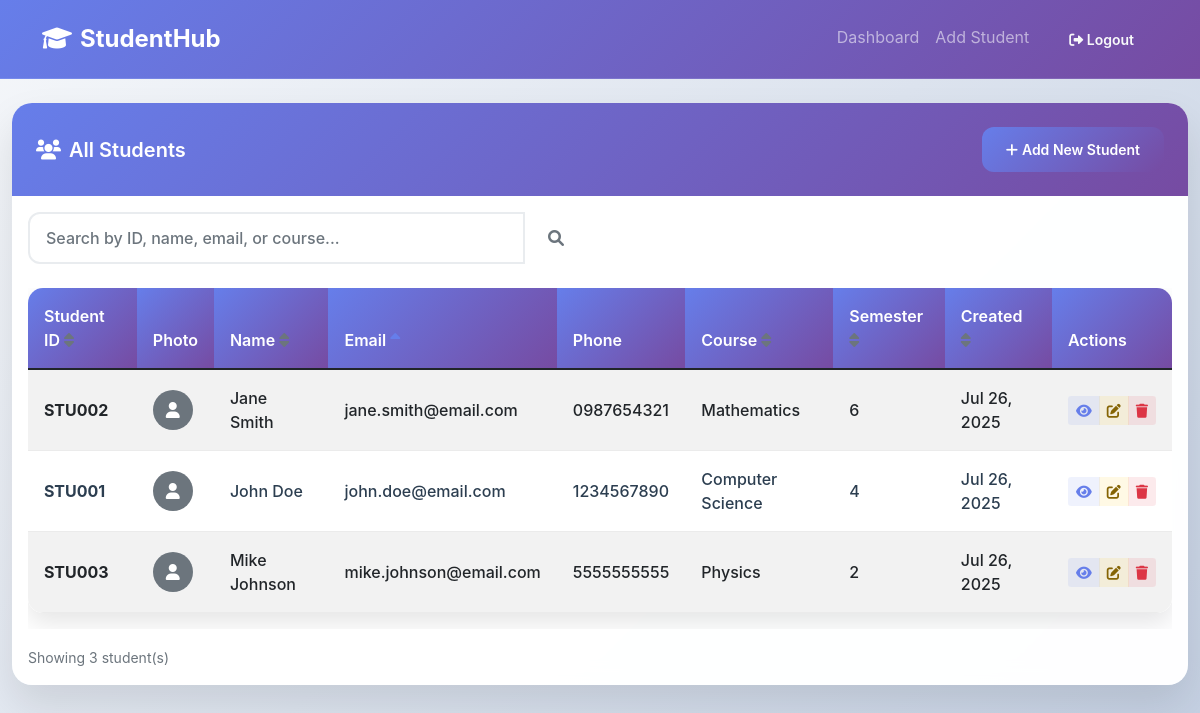
The app's page /view_students.php?sort=email&order=asc (signed in) with its own data.
### tables this page shows
CREATE TABLE IF NOT EXISTS students (
    id INT AUTO_INCREMENT PRIMARY KEY,
    student_id VARCHAR(20) UNIQUE NOT NULL,
    first_name VARCHAR(50) NOT NULL,
    last_name VARCHAR(50) NOT NULL,
    email VARCHAR(100) UNIQUE NOT NULL,
    phone VARCHAR(15),
    date_of_birth DATE,
    gender ENUM('Male', 'Female', 'Other'),
    address TEXT,
    course VARCHAR(100),
    semester INT,
    profile_picture VARCHAR(255),
    created_at TIMESTAMP DEFAULT CURRENT_TIMESTAMP,
    updated_at TIMESTAMP DEFAULT CURRENT_TIMESTAMP ON UPDATE CURRENT_TIMESTAMP
);

### config.php (called while the page is built, shortened)
<?php
function sanitizeInput($data) {
    $data = trim($data);
    $data = stripslashes($data);
    $data = htmlspecialchars($data);
    return $data;
}
function getUserTheme() {
    return isset($_COOKIE['user_theme']) ? $_COOKIE['user_theme'] : 'light';
}
?>

### view_students.php (the view, shortened to what this page needs)
<?php
require_once 'config.php';
$search = isset($_GET['search']) ? sanitizeInput($_GET['search']) : '';
$sort_by = isset($_GET['sort']) ? sanitizeInput($_GET['sort']) : 'id';
$order = isset($_GET['order']) && $_GET['order'] == 'desc' ? 'DESC' : 'ASC';
try {
    $pdo = getDBConnection();
    $sql = "SELECT * FROM students WHERE 1=1";
    $params = [];
    $sql .= " ORDER BY $sort_by $order";
    $stmt = $pdo->prepare($sql);
    $stmt->execute($params);
    $students = $stmt->fetchAll(PDO::FETCH_ASSOC);
} catch (Exception $e) {
    $error = "Error fetching students: " . $e->getMessage();
}
function getSortLink($column, $current_sort, $current_order) {
    $new_order = ($current_sort == $column && $current_order == 'ASC') ? 'desc' : 'asc';
    $search_param = isset($_GET['search']) ? '&search=' . urlencode($_GET['search']) : '';
    return "?sort=$column&order=$new_order" . $search_param;
}
function getSortIcon($column, $current_sort, $current_order) {
    if ($current_sort != $column) return '<i class="fas fa-sort text-muted"></i>';
    return $current_order == 'ASC' ? '<i class="fas fa-sort-up text-primary"></i>' : '<i class="fas fa-sort-down text-primary"></i>';
}
?>
<!DOCTYPE html>
<html lang="en">
<head>
    <link href="https://cdn.jsdelivr.net/npm/bootstrap@5.1.3/dist/css/bootstrap.min.css" rel="stylesheet">
    <link href="https://cdnjs.cloudflare.com/ajax/libs/font-awesome/6.0.0/css/all.min.css" rel="stylesheet">
</head>
<body class="<?php echo (getUserTheme() == 'dark') ? 'dark-theme' : ''; ?>">
<nav class="navbar navbar-expand-lg navbar-dark">
    <div class="container">
        <a class="navbar-brand fw-bold" href="dashboard.php">
            <i class="fas fa-graduation-cap me-2"></i>StudentHub
        </a>
        <div class="navbar-nav ms-auto">
            <a class="nav-link" href="dashboard.php">Dashboard</a>
            <a class="nav-link" href="add_student.php">Add Student</a>
            <a class="btn btn-outline-light btn-sm ms-2" href="logout.php">
                <i class="fas fa-sign-out-alt"></i> Logout
            </a>
        </div>
    </div>
</nav>
<div class="container-fluid mt-4">
    <div class="card">
        <div class="card-header">
            <div class="row align-items-center">
                <div class="col">
                    <h5 class="mb-0"><i class="fas fa-users me-2"></i>All Students</h5>
                </div>
                <div class="col-auto">
                    <a href="add_student.php" class="btn btn-primary btn-sm">
                        <i class="fas fa-plus me-1"></i>Add New Student
                    </a>
                </div>
            </div>
        </div>
        <div class="card-body">
            <form method="GET" class="mb-4">
                <div class="row">
                    <div class="col-md-6">
                        <div class="input-group">
                            <input type="text" class="form-control" name="search"
                                   placeholder="Search by ID, name, email, or course..."
                                   value="<?php echo htmlspecialchars($search); ?>">
                            <button class="btn btn-outline-secondary" type="submit">
                                <i class="fas fa-search"></i>
                            </button>
                        </div>
                    </div>
                    <div class="col-md-6">
                    </div>
                </div>
            </form>
            <?php if (isset($error)): ?>
                <div class="alert alert-danger"><?php echo $error; ?></div>
            <?php else: ?>
                <div class="table-responsive">
                    <table class="table table-striped table-hover">
                        <thead class="table-dark">
                            <tr>
                                <th>
                                    <a href="<?php echo getSortLink('student_id', $sort_by, $order); ?>" class="text-white text-decoration-none">
                                        Student ID <?php echo getSortIcon('student_id', $sort_by, $order); ?>
                                    </a>
                                </th>
                                <th>Photo</th>
                                <th>
                                    <a href="<?php echo getSortLink('first_name', $sort_by, $order); ?>" class="text-white text-decoration-none">
                                        Name <?php echo getSortIcon('first_name', $sort_by, $order); ?>
                                    </a>
                                </th>
                                <th>
                                    <a href="<?php echo getSortLink('email', $sort_by, $order); ?>" class="text-white text-decoration-none">
                                        Email <?php echo getSortIcon('email', $sort_by, $order); ?>
                                    </a>
                                </th>
                                <th>Phone</th>
                                <th>
                                    <a href="<?php echo getSortLink('course', $sort_by, $order); ?>" class="text-white text-decoration-none">
                                        Course <?php echo getSortIcon('course', $sort_by, $order); ?>
                                    </a>
                                </th>
                                <th>
                                    <a href="<?php echo getSortLink('semester', $sort_by, $order); ?>" class="text-white text-decoration-none">
                                        Semester <?php echo getSortIcon('semester', $sort_by, $order); ?>
                                    </a>
                                </th>
                                <th>
                                    <a href="<?php echo getSortLink('created_at', $sort_by, $order); ?>" class="text-white text-decoration-none">
                                        Created <?php echo getSortIcon('created_at', $sort_by, $order); ?>
                                    </a>
                                </th>
                                <th>Actions</th>
                            </tr>
                        </thead>
                        <tbody>
                            <?php foreach ($students as $student): ?>
                                <tr>
                                    <td><strong><?php echo htmlspecialchars($student['student_id']); ?></strong></td>
                                    <td>
                                        <?php if ($student['profile_picture']): ?>
                                            <img src="uploads/<?php echo htmlspecialchars($student['profile_picture']); ?>"
                                                 alt="Profile" class="rounded-circle" style="width: 40px; height: 40px; object-fit: cover;">
                                        <?php else: ?>
                                            <div class="bg-secondary rounded-circle d-flex align-items-center justify-content-center"
                                                 style="width: 40px; height: 40px;">
                                                <i class="fas fa-user text-white"></i>
                                            </div>
                                        <?php endif; ?>
                                    </td>
                                    <td><?php echo htmlspecialchars($student['first_name'] . ' ' . $student['last_name']); ?></td>
                                    <td><?php echo htmlspecialchars($student['email']); ?></td>
                                    <td><?php echo htmlspecialchars($student['phone'] ?: '-'); ?></td>
                                    <td><?php echo htmlspecialchars($student['course'] ?: '-'); ?></td>
                                    <td><?php echo htmlspecialchars($student['semester'] ?: '-'); ?></td>
                                    <td><?php echo date('M j, Y', strtotime($student['created_at'])); ?></td>
                                    <td>
                                        <div class="btn-group btn-group-sm">
                                            <a href="view_student.php?id=<?php echo $student['id']; ?>"
                                               class="btn btn-outline-primary" title="View Details">
                                                <i class="fas fa-eye"></i>
                                            </a>
                                            <a href="edit_student.php?id=<?php echo $student['id']; ?>"
                                               class="btn btn-outline-warning" title="Edit">
                                                <i class="fas fa-edit"></i>
                                            </a>
                                            <a href="delete_student.php?id=<?php echo $student['id']; ?>"
                                               class="btn btn-outline-danger" title="Delete"
                                               onclick="return confirm('Are you sure you want to delete this student?')">
                                                <i class="fas fa-trash"></i>
                                            </a>
                                        </div>
                                    </td>
                                </tr>
                            <?php endforeach; ?>
                        </tbody>
                    </table>
                </div>
                <div class="mt-3">
                    <small class="text-muted">
                        Showing <?php echo count($students); ?> student(s)
                    </small>
                </div>
            <?php endif; ?>
        </div>
    </div>
</div>
</body>
</html>

### view_students.php (style rules this page uses)
:root { --primary-gradient: linear-gradient(135deg, #667eea 0%, #764ba2 100%); --secondary-gradient: linear-gradient(135deg, #f093fb 0%, #f5576c 100%); --success-gradient: linear-gradient(135deg, #4facfe 0%, #00f2fe 100%); --dark-bg: #0f0f0f; --dark-surface: #1e1e1e; --dark-border: #333; --text-primary: #2c3e50; --text-secondary: #6c757d; }
* { font-family: -apple-system, BlinkMacSystemFont, 'Segoe UI', Roboto, Oxygen, Ubuntu, Cantarell, sans-serif; }
body { background: linear-gradient(135deg, #f5f7fa 0%, #c3cfe2 100%); min-height: 100vh; transition: all 0.3s ease; }
.navbar { background: var(--primary-gradient) !important; backdrop-filter: blur(10px); border-bottom: 1px solid rgba(255,255,255,0.1); padding: 1rem 0; }
.navbar-brand { font-weight: 700; font-size: 1.5rem; color: #fff !important; }
.card { border: none; border-radius: 20px; box-shadow: 0 20px 40px rgba(0,0,0,0.1); backdrop-filter: blur(10px); background: rgba(255,255,255,0.98); transition: all 0.3s ease; color: #2c3e50; }
.card-header { background: var(--primary-gradient); color: white; border-radius: 20px 20px 0 0 !important; padding: 1.5rem; border: none; }
.card-header h5 { margin: 0; font-weight: 600; }
.card-body { color: #2c3e50; }
.form-control, .form-select { border-radius: 12px; border: 2px solid #e9ecef; padding: 0.75rem 1rem; transition: all 0.3s ease; background: rgba(255,255,255,0.95); backdrop-filter: blur(10px); color: #2c3e50; font-weight: 500; }
.btn { border-radius: 12px; font-weight: 600; padding: 0.75rem 1.5rem; transition: all 0.3s ease; border: none; }
.btn-primary { background: var(--primary-gradient); color: white; }
.btn-outline-primary { border-color: #667eea; color: #667eea; background: rgba(102, 126, 234, 0.1); }
.btn-outline-warning { border-color: #ffc107; color: #856404; background: rgba(255, 193, 7, 0.1); }
.btn-outline-danger { border-color: #dc3545; color: #dc3545; background: rgba(220, 53, 69, 0.1); }
.table { border-radius: 15px; overflow: hidden; background: rgba(255,255,255,0.98); backdrop-filter: blur(10px); box-shadow: 0 10px 25px rgba(0,0,0,0.1); }
.table thead th { background: var(--primary-gradient); color: white; border: none; font-weight: 600; padding: 1rem; position: sticky; top: 0; z-index: 10; }
.table tbody td { padding: 1rem; border-color: rgba(0,0,0,0.08); vertical-align: middle; color: #2c3e50; font-weight: 500; }
.table tbody tr { background: rgba(255,255,255,0.95); }
.text-muted { color: #6c757d !important; }
.text-primary { color: #667eea !important; }
.card { animation: slideInUp 0.6s ease forwards; }

### records on screen
students: student "STU002", first_name+last_name "Jane Smith", email "jane.smith@email.com", phone "0987654321", course "Mathematics", semester "6", created_at "Jul 26, 2025"
students: student "STU001", first_name+last_name "John Doe", email "john.doe@email.com", phone "1234567890", course "Computer Science", semester "4", created_at "Jul 26, 2025"
students: student "STU003", first_name+last_name "Mike Johnson", email "mike.johnson@email.com", phone "5555555555", course "Physics", semester "2", created_at "Jul 26, 2025"

### other values on screen
count($students) "3"
